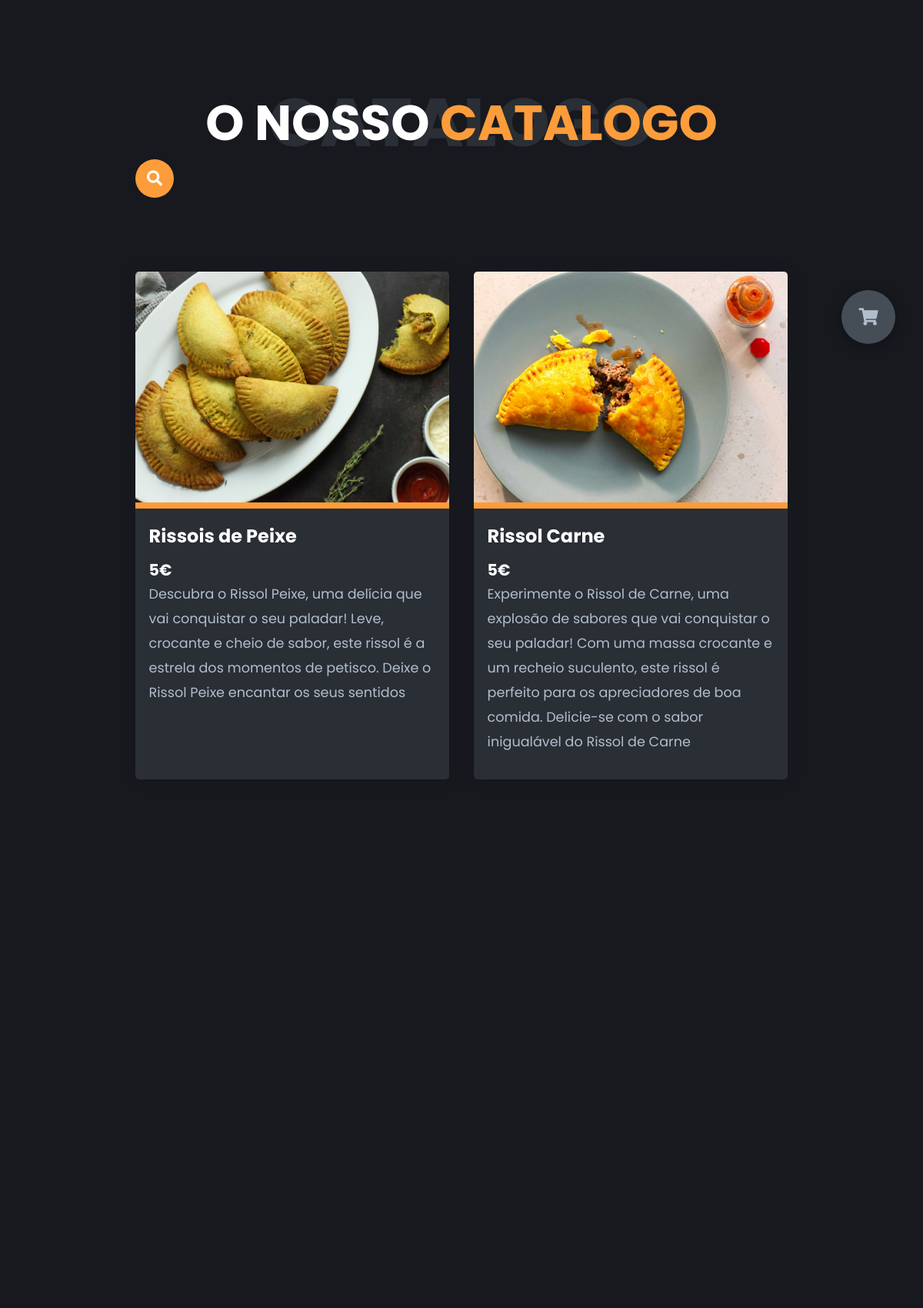
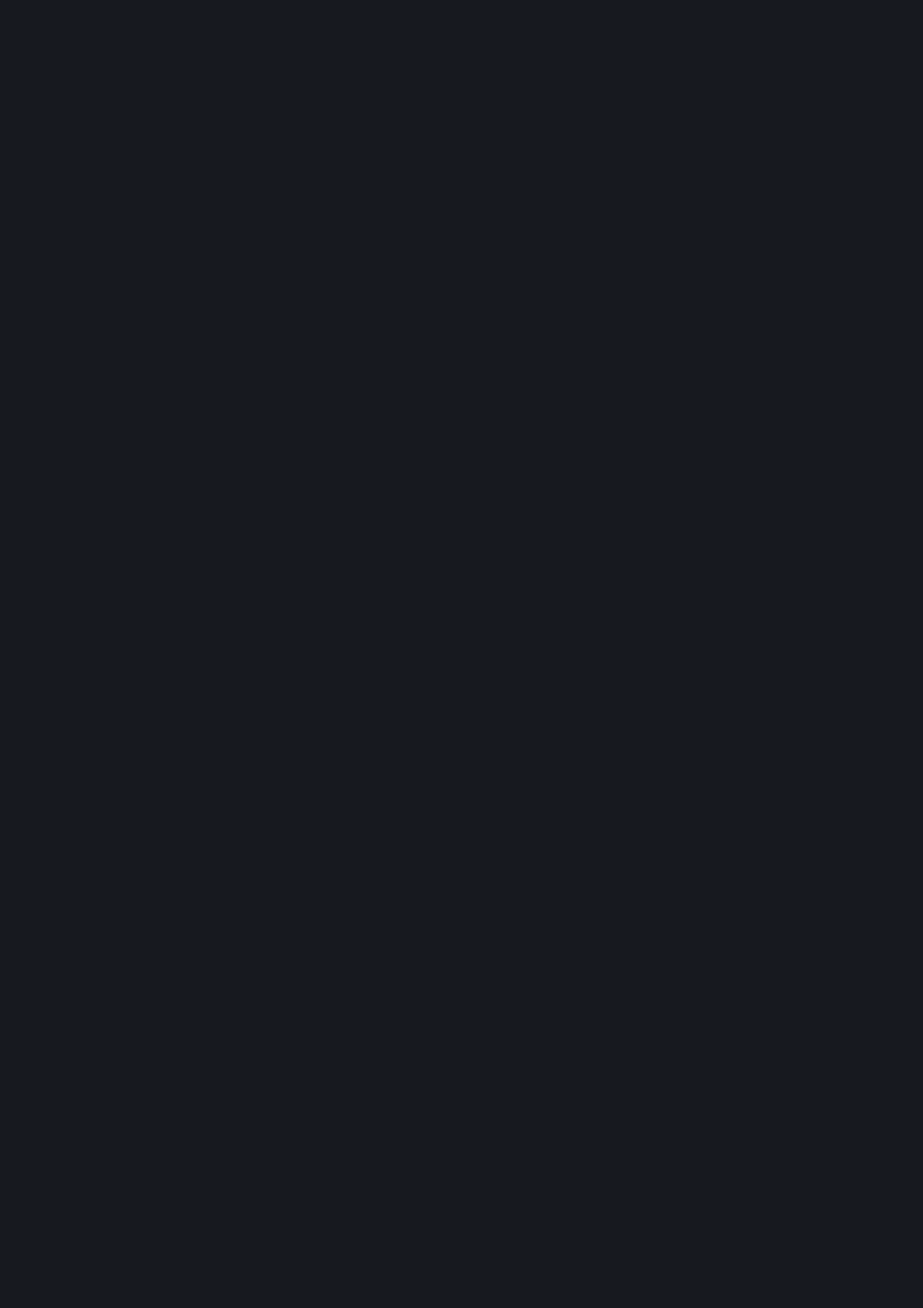
The app's page /php/catalogo.php (upper part) with its own data (2 pictures, top to bottom).
### tables this page shows
CREATE TABLE Produtos (
    id_produto INTEGER PRIMARY KEY AUTOINCREMENT,
    nome_produto VARCHAR(45) NOT NULL,
    preco DECIMAL(10,2) NOT NULL,
    desc VARCHAR(300) DEFAULT 'Rissois mesmo Bons',
    caminho_imagem VARCHAR(100),
    ativo INTEGER DEFAULT 1
);

### includes/catalogo_inc.php (called while the page is built)
<?php
include('../includes/conn.php');
$result = $db->query('SELECT * FROM Produtos');
$catalogos = array();
while ($row = $result->fetchArray(SQLITE3_ASSOC)) {
    $catalogos[] = array($row['caminho_imagem'], $row['nome_produto'], $row['desc'], $row['preco']);
}

### php/catalogo.php (the view, shortened to what this page needs)
<!DOCTYPE html>
<html lang="en">
<head>
  <link rel="stylesheet" href="../styles/style.css" />
  <link rel="stylesheet" href="https://cdnjs.cloudflare.com/ajax/libs/font-awesome/5.15.4/css/all.min.css" />
  <link rel="stylesheet" href="https://cdnjs.cloudflare.com/ajax/libs/toastr.js/latest/toastr.min.css">
  <link rel="stylesheet" href="https://cdnjs.cloudflare.com/ajax/libs/fancybox/3.5.7/jquery.fancybox.min.css" />
  <link rel="stylesheet" href="https://cdn.jsdelivr.net/npm/sweetalert2@11.0.20/dist/sweetalert2.min.css">
</head>
<body class="main-content">
  <main>
    <section class="container active" id="catalogo">
      <div class="catalogos-content">
        <div class="main-title">
          <h2>O nosso <span>Catalogo</span><span class="bg-text">Catalogo</span></h2>
        </div>
        <div class="search-options">
          <div class="search-box">
            <form method="GET" action="catalogo.php">
              <button type="submit" class="btn-search"><i class="fas fa-search"></i></button>
              <input type="text" name="search" class="input-search" placeholder="Procure alguma coisa..." />
            </form>
          </div>
        </div>
        <div class="catalogos ">
          <?php
          include('../includes/catalogo_inc.php');
          $searchTerm = isset($_GET['search']) ? $_GET['search'] : '';
          foreach ($catalogos as $catalogo) {
            if (empty($searchTerm) || stripos($catalogo[1], $searchTerm) !== false) {
          ?>
              <div class="catalogo hidden">
                <a href="<?php echo $catalogo[0]; ?>" class="fancybox" data-caption="<?php echo $catalogo[2]; ?>">
                  <img src="<?php echo $catalogo[0]; ?>" alt="" />
                </a>
                <div class="catalogo-text">
                  <h4><?php echo $catalogo[1]; ?> </h4>
                  <h3><?php echo $catalogo[3] ?>€</h3>
                  <p><?php echo $catalogo[2]; ?></p>
                </div>
              </div>
          <?php
            }
          }
          ?>
        </div>
      </div>
    </section>
  </main>
  <div class="cart-btn" id="cart-icon">
    <i class="fas fa-shopping-cart"> </i>
  </div>
</body>
</html>

### styles/style.css (style rules this page uses)
* { margin: 0; padding: 0; box-sizing: border-box; list-style: none; scroll-behavior: smooth; }
:root { --color-primary: #17191f; --color-secondary: #fd9c3a; --color-white: #ffff; --color-black: #000; --color-grey0: #f8f8f8; --color-grey-1: #dbe1e8; --color-grey-2: #b2becd; --color-grey-3: #6c7983; --color-grey-4: #454e56; --color-grey-5: #2a2e35; --color-grey-6: #12181b; --br-sm-2: 14px; --box-shadow-1: 0 5px 15px rgba(0, 0, 0, 0.2); }
body { background-color: var(--color-primary); font-family: "Poppins", sans-serif; font-size: 1.1rem; color: var(--color-white); transition: all 0.4s ease-in-out; }
a { display: inline-block; text-decoration: none; color: inherit; font-family: inherit; }
section { min-height: 100vh; width: 100%; position: absolute; left: 0; top: 0; padding: 3rem 18rem; }
.container { display: none; transform: translateY(-100%) scale(0); transition: all 0.4s ease-in-out; background-color: var(--color-primary); }
.active { display: block; animation: appear 0.8s ease-in-out; transform: translateY(0) scaleY(1); }
.catalogos { display: grid; grid-template-columns: repeat(3, 1fr); grid-gap: 2rem; margin-top: 3rem; }
.catalogos .catalogo { position: relative; background-color: var(--color-grey-5); border-radius: 5px; box-shadow: 1px 1px 20px rgba(0, 0, 0, 0.1); transition: all 0.4s ease-in-out; }
.catalogos .catalogo img { width: 100%; height: 300px; -o-object-fit: cover !important; object-fit: cover !important; border-top-left-radius: 5px; border-top-right-radius: 5px; transition: all 0.4s ease-in-out; }
.catalogos .catalogo .catalogo-text { margin-top: -7px; padding: 1.1rem; border-top: 8px solid var(--color-secondary); }
.catalogos .catalogo .catalogo-text h4 { font-size: 1.5rem; margin-bottom: 0.7rem; transition: all 0.4s ease-in-out; cursor: pointer; }
.catalogos .catalogo .catalogo-text p { color: var(--color-grey-2); line-height: 2rem; padding-bottom: 1rem; }
.search-options { display: flex; gap: 2rem; }
.search-box { width: -moz-fit-content; width: fit-content; height: -moz-fit-content; height: fit-content; position: relative; }
.input-search { height: 50px; width: 50px; border-style: none; padding: 10px; font-size: 18px; letter-spacing: 2px; outline: none; border-radius: 25px; font-family: inherit; transition: all 0.5s ease-in-out; background-color: var(--color-secondary); padding-right: 40px; color: #fff; }
.input-search::placeholder { color: rgba(255, 255, 255, 0.5); font-size: 18px; font-weight: 100; }
.btn-search { width: 50px; height: 50px; border-style: none; font-size: 20px; font-weight: bold; outline: none; cursor: pointer; border-radius: 50%; position: absolute; right: 0px; color: #ffffff; background-color: transparent; pointer-events: painted; }
input, button { border: none; outline: none; border-radius: 30px; font-size: 1.1em; }
input { width: 100%; background: #e6e6e6; color: var(--color-grey-3); letter-spacing: 0.5px; padding: 14px 64px; }
.main-title { text-align: center; }
.main-title h2 { position: relative; text-transform: uppercase; font-size: 4rem; font-weight: 700; }
.main-title h2 span { color: var(--color-secondary); }
.main-title h2 .bg-text { position: absolute; top: 50%; left: 50%; color: var(--color-grey-5); transition: all 0.4s ease-in-out; z-index: -1; transform: translate(-50%, -50%); font-weight: 800; font-size: 6.3rem; }
.cart-btn { top: 5%; right: 3%; width: 70px; height: 70px; border-radius: 50%; background-color: var(--color-grey-4); cursor: pointer; position: fixed; display: flex; justify-content: center; align-items: center; z-index: 0; box-shadow: 0 3px 15px rgba(0, 0, 0, 0.3); transition: all 0.1s ease-in-out; }
.cart-btn i { font-size: 1.4rem; color: var(--color-grey-2); pointer-events: none; }
.hidden { opacity: 0; filter: blur(2px); transform: translateX(-100%); transition: opacity 1s ease-in-out, filter 1s ease-in-out, transform 1s ease-in-out; }
.show { opacity: 1; filter: blur(0); transform: translateX(0); }
@media screen and (max-width: 1432px) { .container { padding: 7rem 11rem; } }
@media screen and (max-width: 1432px) { .main-title h2 .bg-text { font-size: 5.5rem; } }
@media screen and (max-width: 1250px) { .catalogos { grid-template-columns: repeat(2, 1fr); margin-top: 6rem; } }

### records on screen
produtos: caminho_imagem (picture), nome_produto "Rissois de Peixe", preco "5", desc "Descubra o Rissol Peixe, uma delícia que vai conquistar o seu paladar! Leve, crocante e cheio de sabor, este rissol é a estrela dos momentos de petisco. Deixe o Rissol Peixe encantar os seus sentidos"
produtos: caminho_imagem (picture), nome_produto "Rissol Carne", preco "5", desc "Experimente o Rissol de Carne, uma explosão de sabores que vai conquistar o seu paladar! Com uma massa crocante e um recheio suculento, este rissol é perfeito para os apreciadores de boa comida. Delicie-se com o sabor inigualável do Rissol de Carne"
